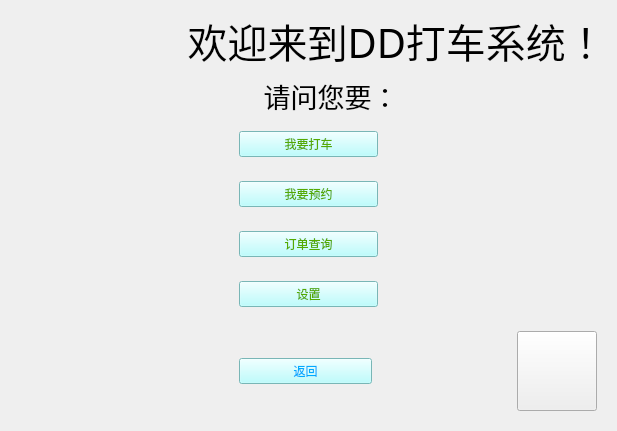
   <widget class="QWidget" name="page_3">
    <layout class="QVBoxLayout" name="verticalLayout_4">
     <item>
      <widget class="QLabel" name="label_14">
       <property name="font">
        <font>
         <family>华文琥珀</family>
         <pointsize>30</pointsize>
         <weight>50</weight>
         <bold>false</bold>
        </font>
       </property>
       <property name="text">
        <string>                 欢迎来到DD打车系统！</string>
       </property>
      </widget>
     </item>
     <item>
      <widget class="QLabel" name="label_15">
       <property name="font">
        <font>
         <family>微软雅黑</family>
         <pointsize>20</pointsize>
        </font>
       </property>
       <property name="text">
        <string>                                    请问您要：</string>
       </property>
      </widget>
     </item>
     <item>
      <widget class="QWidget" name="widget_14" native="true">
       <layout class="QHBoxLayout" name="horizontalLayout_13">
        <item>
         <spacer name="horizontalSpacer_58">
          <property name="orientation">
           <enum>Qt::Horizontal</enum>
          </property>
          <property name="sizeType">
           <enum>QSizePolicy::Fixed</enum>
          </property>
          <property name="sizeHint" stdset="0">
           <size>
            <width>75</width>
            <height>20</height>
           </size>
          </property>
         </spacer>
        </item>
        <item>
         <widget class="QLabel" name="label_16">
          <property name="text">
           <string/>
          </property>
         </widget>
        </item>
        <item>
         <widget class="QPushButton" name="Ptn_p3_ca">
          <property name="styleSheet">
           <string notr="true">QPushButton {font: 10pt &quot;微软雅黑&quot;;
background-color: rgb(170, 255, 255);
color: rgb(85, 170, 0);}
QPushButton:hover { 
background-color: rgb(151, 227, 227);
color: rgb(255, 255, 255);}</string>
          </property>
          <property name="text">
           <string>我要打车</string>
          </property>
         </widget>
        </item>
        <item>
         <widget class="QLabel" name="label_19">
          <property name="text">
           <string/>
          </property>
         </widget>
        </item>
        <item>
         <spacer name="horizontalSpacer_59">
          <property name="orientation">
           <enum>Qt::Horizontal</enum>
          </property>
          <property name="sizeType">
           <enum>QSizePolicy::Fixed</enum>
          </property>
          <property name="sizeHint" stdset="0">
           <size>
            <width>75</width>
            <height>20</height>
           </size>
          </property>
         </spacer>
        </item>
       </layout>
      </widget>
     </item>
     <item>
      <widget class="QWidget" name="widget_15" native="true">
       <layout class="QHBoxLayout" name="horizontalLayout_14">
        <item>
         <spacer name="horizontalSpacer_56">
          <property name="orientation">
           <enum>Qt::Horizontal</enum>
          </property>
          <property name="sizeType">
           <enum>QSizePolicy::Fixed</enum>
          </property>
          <property name="sizeHint" stdset="0">
           <size>
            <width>75</width>
            <height>20</height>
           </size>
          </property>
         </spacer>
        </item>
        <item>
         <widget class="QLabel" name="label_17">
          <property name="text">
           <string/>
          </property>
         </widget>
        </item>
        <item>
         <widget class="QPushButton" name="Ptn_p3_ap">
          <property name="styleSheet">
           <string notr="true">QPushButton {font: 10pt &quot;微软雅黑&quot;;
background-color: rgb(170, 255, 255);
color: rgb(85, 170, 0);}
QPushButton:hover { 
background-color: rgb(151, 227, 227);
color: rgb(255, 255, 255);}</string>
          </property>
          <property name="text">
           <string>我要预约</string>
          </property>
         </widget>
        </item>
        <item>
         <widget class="QLabel" name="label_20">
          <property name="text">
           <string/>
          </property>
         </widget>
        </item>
        <item>
         <spacer name="horizontalSpacer_57">
          <property name="orientation">
           <enum>Qt::Horizontal</enum>
          </property>
          <property name="sizeType">
           <enum>QSizePolicy::Fixed</enum>
          </property>
          <property name="sizeHint" stdset="0">
           <size>
            <width>75</width>
            <height>20</height>
           </size>
          </property>
         </spacer>
        </item>
       </layout>
      </widget>
     </item>
     <item>
      <widget class="QWidget" name="widget_17" native="true">
       <layout class="QHBoxLayout" name="horizontalLayout_15">
        <item>
         <spacer name="horizontalSpacer_54">
          <property name="orientation">
           <enum>Qt::Horizontal</enum>
          </property>
          <property name="sizeType">
           <enum>QSizePolicy::Fixed</enum>
          </property>
          <property name="sizeHint" stdset="0">
           <size>
            <width>75</width>
            <height>20</height>
           </size>
          </property>
         </spacer>
        </item>
        <item>
         <widget class="QLabel" name="label_18">
          <property name="text">
           <string/>
          </property>
         </widget>
        </item>
        <item>
         <widget class="QPushButton" name="Ptn_p3_q">
          <property name="styleSheet">
           <string notr="true">QPushButton {font: 10pt &quot;微软雅黑&quot;;
background-color: rgb(170, 255, 255);
color: rgb(85, 170, 0);}
QPushButton:hover { 
background-color: rgb(151, 227, 227);
color: rgb(255, 255, 255);}</string>
          </property>
          <property name="text">
           <string>订单查询</string>
          </property>
         </widget>
        </item>
        <item>
         <widget class="QLabel" name="label_21">
          <property name="text">
           <string/>
          </property>
         </widget>
        </item>
        <item>
         <spacer name="horizontalSpacer_55">
          <property name="orientation">
           <enum>Qt::Horizontal</enum>
          </property>
          <property name="sizeType">
           <enum>QSizePolicy::Fixed</enum>
          </property>
          <property name="sizeHint" stdset="0">
           <size>
            <width>75</width>
            <height>20</height>
           </size>
          </property>
         </spacer>
        </item>
       </layout>
      </widget>
     </item>
     <item>
      <widget class="QWidget" name="widget_16" native="true">
       <layout class="QHBoxLayout" name="horizontalLayout_17">
        <item>
         <spacer name="horizontalSpacer_51">
          <property name="orientation">
           <enum>Qt::Horizontal</enum>
          </property>
          <property name="sizeType">
           <enum>QSizePolicy::Fixed</enum>
          </property>
          <property name="sizeHint" stdset="0">
           <size>
            <width>75</width>
            <height>20</height>
           </size>
          </property>
         </spacer>
        </item>
        <item>
         <widget class="QLabel" name="label_23">
          <property name="text">
           <string/>
          </property>
         </widget>
        </item>
        <item>
         <widget class="QPushButton" name="Ptn_p3_ch">
          <property name="styleSheet">
           <string notr="true">QPushButton {font: 10pt &quot;微软雅黑&quot;;
background-color: rgb(170, 255, 255);
color: rgb(85, 170, 0);}
QPushButton:hover { 
background-color: rgb(151, 227, 227);
color: rgb(255, 255, 255);}</string>
          </property>
          <property name="text">
           <string>设置</string>
          </property>
         </widget>
        </item>
        <item>
         <widget class="QLabel" name="label_22">
          <property name="text">
           <string/>
          </property>
         </widget>
        </item>
        <item>
         <spacer name="horizontalSpacer_53">
          <property name="orientation">
           <enum>Qt::Horizontal</enum>
          </property>
          <property name="sizeType">
           <enum>QSizePolicy::Fixed</enum>
          </property>
          <property name="sizeHint" stdset="0">
           <size>
            <width>75</width>
            <height>20</height>
           </size>
          </property>
         </spacer>
        </item>
       </layout>
      </widget>
     </item>
     <item>
      <widget class="QWidget" name="widget_18" native="true">
       <layout class="QHBoxLayout" name="horizontalLayout_16">
        <item>
         <spacer name="horizontalSpacer_50">
          <property name="orientation">
           <enum>Qt::Horizontal</enum>
          </property>
          <property name="sizeType">
           <enum>QSizePolicy::Fixed</enum>
          </property>
          <property name="sizeHint" stdset="0">
           <size>
            <width>40</width>
            <height>20</height>
           </size>
          </property>
         </spacer>
        </item>
        <item>
         <spacer name="horizontalSpacer_52">
          <property name="orientation">
           <enum>Qt::Horizontal</enum>
          </property>
          <property name="sizeType">
           <enum>QSizePolicy::Fixed</enum>
          </property>
          <property name="sizeHint" stdset="0">
           <size>
            <width>40</width>
            <height>20</height>
           </size>
          </property>
         </spacer>
        </item>
        <item>
         <widget class="QLabel" name="label_25">
          <property name="text">
           <string/>
          </property>
         </widget>
        </item>
        <item>
         <widget class="QPushButton" name="Ptn_p3_b">
          <property name="styleSheet">
           <string notr="true">QPushButton {font: 10pt &quot;微软雅黑&quot;;
background-color: rgb(170, 255, 255);
color: rgb(0, 170, 255);}
QPushButton:hover { 
background-color: rgb(151, 227, 227);
color: rgb(255, 255, 255);}</string>
          </property>
          <property name="text">
           <string>返回</string>
          </property>
         </widget>
        </item>
        <item>
         <widget class="QLabel" name="label_24">
          <property name="text">
           <string/>
          </property>
         </widget>
        </item>
        <item>
         <widget class="QPushButton" name="Ptn_p3_ms">
          <property name="minimumSize">
           <size>
            <width>80</width>
            <height>80</height>
           </size>
          </property>
          <property name="maximumSize">
           <size>
            <width>80</width>
            <height>80</height>
           </size>
          </property>
          <property name="styleSheet">
           <string notr="true">background-image: url(:/res/resource/button.png);</string>
          </property>
          <property name="text">
           <string/>
          </property>
         </widget>
        </item>
       </layout>
      </widget>
     </item>
    </layout>
   </widget>
